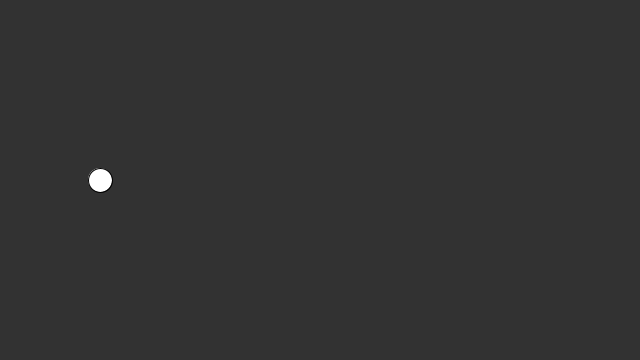
Frame 1 (no input)
Frame 60 (the mouse pressed at the canvas centre just before this capture): identical to frame 1, image omitted
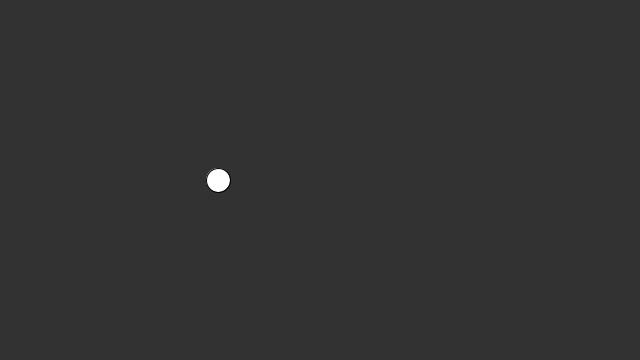
Frame 120 (the mouse held since frame 60 and released just before this capture)

The Processing sketch that drew these frames (run headless with seeded random() and noise(); from frame 60 on, the mouse is pressed at the canvas centre):

// Processing sketch: CIRCLE_BOOLEAN_EXERCISE
// ── CIRCLE_BOOLEAN_EXERCISE.pde
float X = 100;
boolean going = false;

void setup() {
  size (640, 360);
}

void draw() {
  background (50);
  fill(255);
  ellipse(X, 180, 24, 24);
if (going){
  X = X + 2;
}
}

void mousePressed() {
 going = !going;
}
